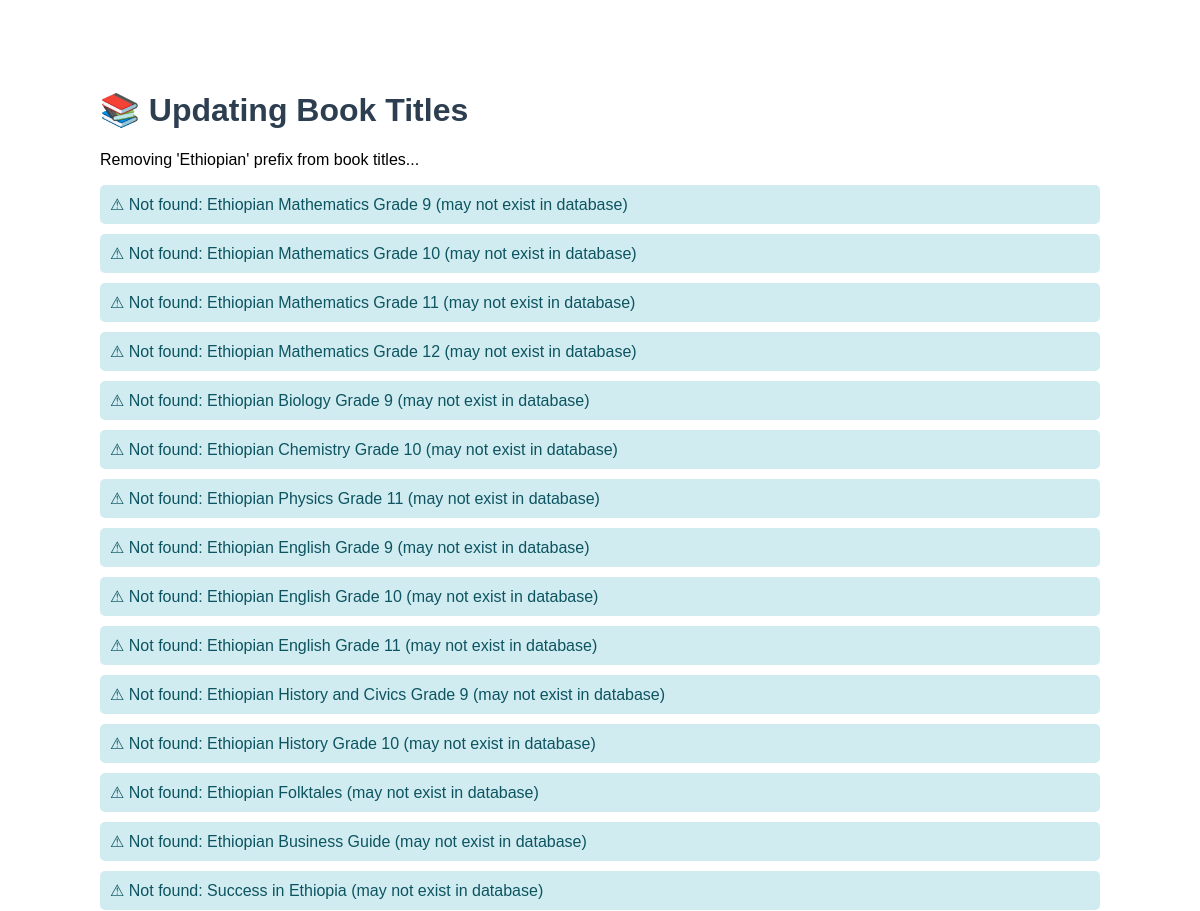
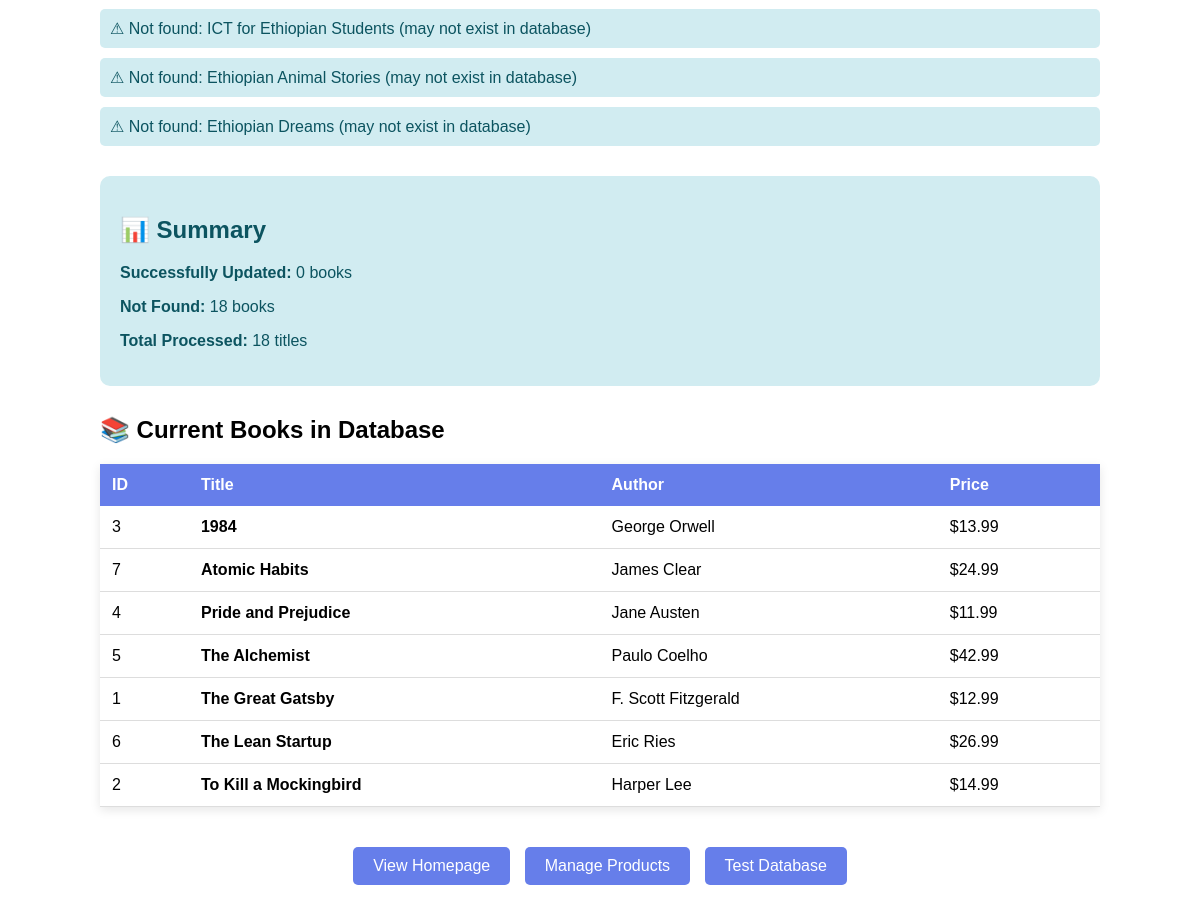
Page /update_book_titles.php on the committed database (2 pictures, top to bottom).
### tables this page shows
CREATE TABLE IF NOT EXISTS books (
    book_id INT PRIMARY KEY AUTO_INCREMENT,
    title VARCHAR(255) NOT NULL,
    author VARCHAR(100) NOT NULL,
    isbn VARCHAR(20) UNIQUE,
    category_id INT NOT NULL,
    subcategory_id INT,
    description TEXT,
    price DECIMAL(10, 2) NOT NULL,
    stock_quantity INT DEFAULT 0,
    image VARCHAR(255),
    publisher VARCHAR(100),
    publication_year INT,
    pages INT,
    language VARCHAR(50) DEFAULT 'English',
    status ENUM('active', 'inactive') DEFAULT 'active',
    created_at TIMESTAMP DEFAULT CURRENT_TIMESTAMP,
    updated_at TIMESTAMP DEFAULT CURRENT_TIMESTAMP ON UPDATE CURRENT_TIMESTAMP,
    FOREIGN KEY (category_id) REFERENCES categories(category_id),
    FOREIGN KEY (subcategory_id) REFERENCES subcategories(subcategory_id)
);

### update_book_titles.php (the view)
<?php
require_once 'config.php';
echo "<!DOCTYPE html>
<html>
<head>
    <title>Update Book Titles</title>
    <style>
        body { font-family: Arial, sans-serif; max-width: 1000px; margin: 50px auto; padding: 20px; }
        .success { background: #d4edda; color: #155724; padding: 10px; border-radius: 5px; margin: 10px 0; }
        .error { background: #f8d7da; color: #721c24; padding: 10px; border-radius: 5px; margin: 10px 0; }
        .info { background: #d1ecf1; color: #0c5460; padding: 10px; border-radius: 5px; margin: 10px 0; }
        h1 { color: #2c3e50; }
        .btn { display: inline-block; padding: 10px 20px; background: #667eea; color: white; text-decoration: none; border-radius: 5px; margin: 10px 5px; }
    </style>
</head>
<body>
    <h1>📚 Updating Book Titles</h1>
    <p>Removing 'Ethiopian' prefix from book titles...</p>";
try {
    $title_updates = [
        'Ethiopian Mathematics Grade 9' => 'Mathematics Grade 9',
        'Ethiopian Mathematics Grade 10' => 'Mathematics Grade 10',
        'Ethiopian Mathematics Grade 11' => 'Mathematics Grade 11',
        'Ethiopian Mathematics Grade 12' => 'Mathematics Grade 12',
        'Ethiopian Biology Grade 9' => 'Biology Grade 9',
        'Ethiopian Chemistry Grade 10' => 'Chemistry Grade 10',
        'Ethiopian Physics Grade 11' => 'Physics Grade 11',
        'Ethiopian English Grade 9' => 'English Grade 9',
        'Ethiopian English Grade 10' => 'English Grade 10',
        'Ethiopian English Grade 11' => 'English Grade 11',
        'Ethiopian History and Civics Grade 9' => 'History and Civics Grade 9',
        'Ethiopian History Grade 10' => 'History Grade 10',
        'Ethiopian Folktales' => 'Folktales Collection',
        'Ethiopian Business Guide' => 'Business Guide for Ethiopia',
        'Success in Ethiopia' => 'Success Principles',
        'ICT for Ethiopian Students' => 'ICT for Students',
        'Ethiopian Animal Stories' => 'Animal Stories',
        'Ethiopian Dreams' => 'Dreams and Aspirations'
    ];
    $updated_count = 0;
    $not_found_count = 0;
    foreach ($title_updates as $old_title => $new_title) {
        $check_query = "SELECT book_id FROM books WHERE title = '" . mysqli_real_escape_string($conn, $old_title) . "'";
        $check_result = mysqli_query($conn, $check_query);
        if (mysqli_num_rows($check_result) > 0) {
            $update_query = "UPDATE books SET title = '" . mysqli_real_escape_string($conn, $new_title) . "'
                           WHERE title = '" . mysqli_real_escape_string($conn, $old_title) . "'";
            if (mysqli_query($conn, $update_query)) {
                echo "<div class='success'>✓ Updated: <strong>$old_title</strong> → <strong>$new_title</strong></div>";
                $updated_count++;
            } else {
                echo "<div class='error'>✗ Failed to update: $old_title</div>";
            }
        } else {
            echo "<div class='info'>⚠ Not found: $old_title (may not exist in database)</div>";
            $not_found_count++;
        }
    }
    echo "<div style='background: #d1ecf1; color: #0c5460; padding: 20px; border-radius: 10px; margin: 30px 0;'>
          <h2>📊 Summary</h2>
          <p><strong>Successfully Updated:</strong> $updated_count books</p>
          <p><strong>Not Found:</strong> $not_found_count books</p>
          <p><strong>Total Processed:</strong> " . count($title_updates) . " titles</p>
          </div>";
    echo "<div style='margin-top: 30px;'>
          <h2>📚 Current Books in Database</h2>";
    $all_books_query = "SELECT book_id, title, author, price FROM books ORDER BY title";
    $all_books_result = mysqli_query($conn, $all_books_query);
    if (mysqli_num_rows($all_books_result) > 0) {
        echo "<table style='width: 100%; border-collapse: collapse; background: white; box-shadow: 0 3px 10px rgba(0,0,0,0.1);'>
              <thead style='background: #667eea; color: white;'>
                <tr>
                  <th style='padding: 12px; text-align: left;'>ID</th>
                  <th style='padding: 12px; text-align: left;'>Title</th>
                  <th style='padding: 12px; text-align: left;'>Author</th>
                  <th style='padding: 12px; text-align: left;'>Price</th>
                </tr>
              </thead>
              <tbody>";
        while ($book = mysqli_fetch_assoc($all_books_result)) {
            echo "<tr style='border-bottom: 1px solid #ddd;'>
                    <td style='padding: 12px;'>" . $book['book_id'] . "</td>
                    <td style='padding: 12px;'><strong>" . htmlspecialchars($book['title']) . "</strong></td>
                    <td style='padding: 12px;'>" . htmlspecialchars($book['author']) . "</td>
                    <td style='padding: 12px;'>$" . number_format($book['price'], 2) . "</td>
                  </tr>";
        }
        echo "</tbody></table>";
    }
    echo "</div>";
    echo "<div style='text-align: center; margin: 30px 0;'>
          <a href='index.php' class='btn'>View Homepage</a>
          <a href='admin/manage_products.php' class='btn'>Manage Products</a>
          <a href='test_database.php' class='btn'>Test Database</a>
          </div>";
} catch (Exception $e) {
    echo "<div class='error'>❌ Error: " . $e->getMessage() . "</div>";
}
echo "</body></html>";
?>

### update_book_titles.php (style rules this page uses)
body { font-family: Arial, sans-serif; max-width: 1000px; margin: 50px auto; padding: 20px; }
.info { background: #d1ecf1; color: #0c5460; padding: 10px; border-radius: 5px; margin: 10px 0; }
h1 { color: #2c3e50; }
.btn { display: inline-block; padding: 10px 20px; background: #667eea; color: white; text-decoration: none; border-radius: 5px; margin: 10px 5px; }

### rows in the picture
books: book_id "3", title "1984", author "George Orwell", price "13.99"
books: book_id "7", title "Atomic Habits", author "James Clear", price "24.99"
books: book_id "4", title "Pride and Prejudice", author "Jane Austen", price "11.99"
books: book_id "5", title "The Alchemist", author "Paulo Coelho", price "42.99"
books: book_id "1", title "The Great Gatsby", author "F. Scott Fitzgerald", price "12.99"
books: book_id "6", title "The Lean Startup", author "Eric Ries", price "26.99"
books: book_id "2", title "To Kill a Mockingbird", author "Harper Lee", price "14.99"

### other values in the picture
$old_title "Ethiopian Mathematics Grade 9"
$old_title "Ethiopian Mathematics Grade 10"
$old_title "Ethiopian Mathematics Grade 11"
$old_title "Ethiopian Mathematics Grade 12"
$old_title "Ethiopian Biology Grade 9"
$old_title "Ethiopian Chemistry Grade 10"
$old_title "Ethiopian Physics Grade 11"
$old_title "Ethiopian English Grade 9"
$old_title "Ethiopian English Grade 10"
$old_title "Ethiopian English Grade 11"
$old_title "Ethiopian History and Civics Grade 9"
$old_title "Ethiopian History Grade 10"
$old_title "Ethiopian Folktales"
$old_title "Ethiopian Business Guide"
$old_title "Success in Ethiopia"
